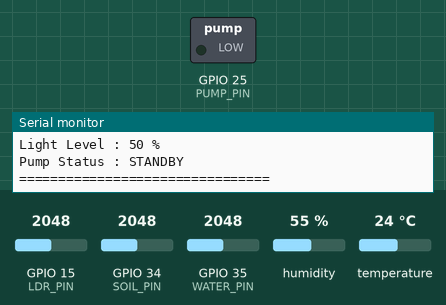
The sketch below on a simulated ESP32. Parts: switched loads named in the sketch (green lamp = pin HIGH), the last lines printed to the serial monitor. The inputs (shaded band) are chosen by the test bench; at power-on: GPIO 34 (SOIL_PIN) = 2048, GPIO 15 (LDR_PIN) = 2048, GPIO 35 (WATER_PIN) = 2048, humidity 55 %, temperature 24 °C.

Above: at 3.8 s.
3.9 s: GPIO 34 (SOIL_PIN) set to 1262
7.8 s: GPIO 34 (SOIL_PIN) set to 1195
At 9.5 s:
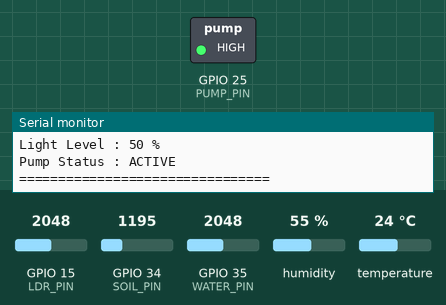
22.6 s: GPIO 34 (SOIL_PIN) set to 2866
At 25.4 s:
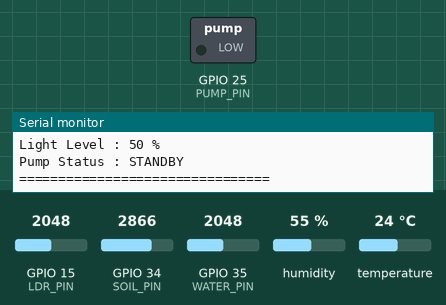
26.5 s: GPIO 34 (SOIL_PIN) set to 1228
At 28.6 s:
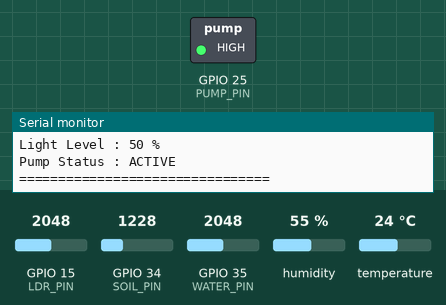
Timing chart, 0 to 30.1 s (numbered marks = the images above; inputs shaded):
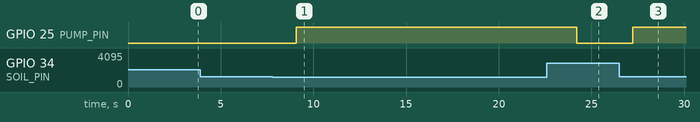

Measured:
- the behaviour switches between 1229 and 1228 on GPIO 34 (SOIL_PIN) (found by bisection; images 0 and 1)
- after the input at 7.8 s, GPIO 25 (PUMP_PIN): LOW → HIGH after 1.3 s
- after the input at 22.6 s, GPIO 25 (PUMP_PIN): HIGH → LOW after 1.6 s
- after the input at 26.5 s, GPIO 25 (PUMP_PIN): LOW → HIGH after 0.72 s

The sketch:

smart_agriculture.ino
```cpp
#include <DHTesp.h>

#define DHTPIN 4

#define SOIL_PIN 34
#define WATER_PIN 35
#define LDR_PIN 15

#define PUMP_PIN 25

DHTesp dhtSensor;

float temperature;
float humidity;

int soilValue;
int waterValue;
int lightValue;

bool pumpStatus = false;

int convertToPercentage(int value)
{
  return map(value, 0, 4095, 0, 100);
}

void readSensors()
{
  TempAndHumidity data = dhtSensor.getTempAndHumidity();

  temperature = data.temperature;
  humidity = data.humidity;

  soilValue = analogRead(SOIL_PIN);
  waterValue = analogRead(WATER_PIN);
  lightValue = analogRead(LDR_PIN);
}

void irrigationLogic()
{
  int soilPercent = convertToPercentage(soilValue);

  if (soilPercent < 30)
  {
    pumpStatus = true;
    digitalWrite(PUMP_PIN, HIGH);
  }
  else
  {
    pumpStatus = false;
    digitalWrite(PUMP_PIN, LOW);
  }
}

void printAlerts()
{
  int soilPercent = convertToPercentage(soilValue);
  int waterPercent = convertToPercentage(waterValue);

  if (soilPercent < 30)
  {
    Serial.println("ALERT: Water Stress Detected");
  }

  if (temperature > 40)
  {
    Serial.println("ALERT: High Temperature Detected");
  }

  if (waterPercent < 20)
  {
    Serial.println("ALERT: Low Water Reservoir");
  }
}

void printReport()
{
  Serial.println();
  Serial.println("================================");

  Serial.print("Temperature : ");
  Serial.print(temperature);
  Serial.println(" C");

  Serial.print("Humidity : ");
  Serial.print(humidity);
  Serial.println(" %");

  Serial.print("Soil Moisture : ");
  Serial.print(convertToPercentage(soilValue));
  Serial.println(" %");

  Serial.print("Water Level : ");
  Serial.print(convertToPercentage(waterValue));
  Serial.println(" %");

  Serial.print("Light Level : ");
  Serial.print(convertToPercentage(lightValue));
  Serial.println(" %");

  Serial.print("Pump Status : ");

  if (pumpStatus)
  {
    Serial.println("ACTIVE");
  }
  else
  {
    Serial.println("STANDBY");
  }

  Serial.println("================================");
}

void setup()
{
  Serial.begin(115200);

  dhtSensor.setup(DHTPIN, DHTesp::DHT22);

  pinMode(PUMP_PIN, OUTPUT);

  digitalWrite(PUMP_PIN, LOW);

  Serial.println("================================");
  Serial.println("TerraPulse Monitor Started");
  Serial.println("================================");
}

void loop()
{
  readSensors();

  irrigationLogic();

  printAlerts();

  printReport();

  delay(3000);
}
```
